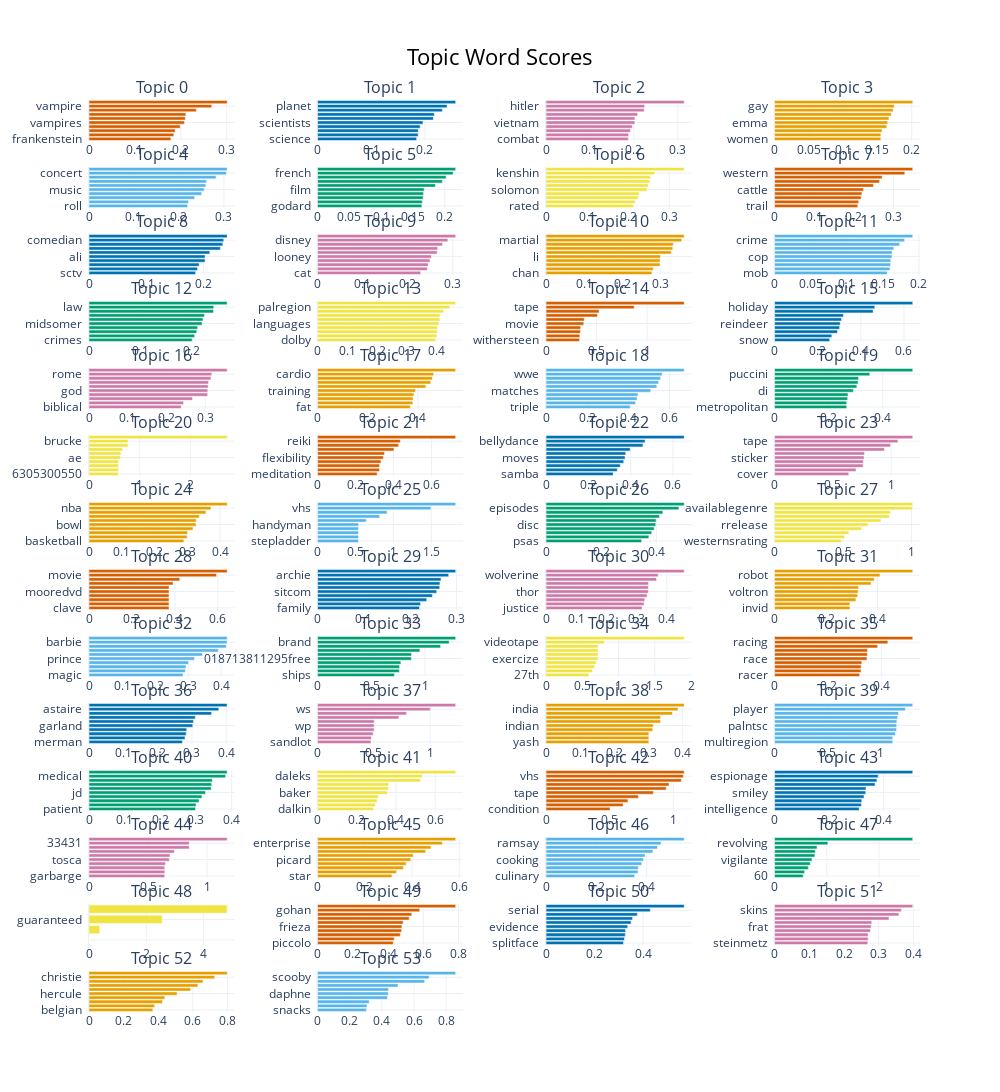

The code cell stored with this chart in its notebook:
### Code cell
fig = topic_model.visualize_barchart(top_n_topics=54, n_words=10)
fig.show()

### Figure 1 — Plotly figure (JSON) as saved in the notebook; plotly's stock layout.template omitted (floating-point values rounded to 4 significant figures)
{"data": [{"marker": {"color": "#D55E00"}, "orientation": "h", "type": "bar", "x": [0.1784, 0.1849, 0.1878, 0.1988, 0.2079, 0.21, 0.211, 0.2339, 0.2675, 0.3011], "xaxis": "x", "y": ["frankenstein  ", "zombie  ", "lugosi  ", "zombies  ", "vampires  ", "blood  ", "dead  ", "dracula  ", "vampire  ", "horror  "], "yaxis": "y"}, {"marker": {"color": "#0072B2"}, "orientation": "h", "type": "bar", "x": [0.1845, 0.1874, 0.1876, 0.191, 0.1964, 0.2156, 0.2173, 0.2323, 0.2412, 0.2572], "xaxis": "x2", "y": ["science  ", "sea  ", "scifi  ", "universe  ", "scientists  ", "stargate  ", "alien  ", "space  ", "planet  ", "earth  "], "yaxis": "y2"}, {"marker": {"color": "#CC79A7"}, "orientation": "h", "type": "bar", "x": [0.1872, 0.188, 0.192, 0.1963, 0.2022, 0.2024, 0.2087, 0.2234, 0.2245, 0.3145], "xaxis": "x3", "y": ["combat  ", "911  ", "documentary  ", "iraq  ", "vietnam  ", "ii  ", "nazi  ", "soldiers  ", "hitler  ", "war  "], "yaxis": "y3"}, {"marker": {"color": "#E69F00"}, "orientation": "h", "type": "bar", "x": [0.155, 0.155, 0.1567, 0.1636, 0.165, 0.1667, 0.1704, 0.173, 0.1746, 0.2015], "xaxis": "x4", "y": ["women  ", "life  ", "cranford  ", "woman  ", "emma  ", "jane  ", "austen  ", "mother  ", "gay  ", "love  "], "yaxis": "y4"}, {"marker": {"color": "#56B4E9"}, "orientation": "h", "type": "bar", "x": [0.2192, 0.2211, 0.2348, 0.2505, 0.2562, 0.2599, 0.2615, 0.2826, 0.3055, 0.3072], "xaxis": "x5", "y": ["roll  ", "beatles  ", "tour  ", "live  ", "music  ", "songs  ", "album  ", "rock  ", "concert  ", "band  "], "yaxis": "y5"}, {"marker": {"color": "#009E73"}, "orientation": "h", "type": "bar", "x": [0.1639, 0.1647, 0.1661, 0.1665, 0.1676, 0.1853, 0.1962, 0.2021, 0.2131, 0.2171], "xaxis": "x6", "y": ["godard  ", "italy  ", "emmanuelle  ", "pedro  ", "film  ", "sistema  ", "fellini  ", "italian  ", "french  ", "el  "], "yaxis": "y6"}, {"marker": {"color": "#F0E442"}, "orientation": "h", "type": "bar", "x": [0.2125, 0.2168, 0.2247, 0.2268, 0.2465, 0.249, 0.253, 0.2539, 0.2648, 0.3364], "xaxis": "x7", "y": ["rated  ", "tenchi  ", "violence  ", "tokyo  ", "solomon  ", "japan  ", "japanese  ", "kurosawa  ", "kenshin  ", "samurai  "], "yaxis": "y7"}, {"marker": {"color": "#D55E00"}, "orientation": "h", "type": "bar", "x": [0.2099, 0.2122, 0.2183, 0.2203, 0.2247, 0.2497, 0.265, 0.2714, 0.3285, 0.3487], "xaxis": "x8", "y": ["trail  ", "stagecoach  ", "texas  ", "frontier  ", "cattle  ", "westerns  ", "ford  ", "west  ", "western  ", "wayne  "], "yaxis": "y8"}, {"marker": {"color": "#0072B2"}, "orientation": "h", "type": "bar", "x": [0.1861, 0.1893, 0.1922, 0.2025, 0.2026, 0.2108, 0.2292, 0.2336, 0.2352, 0.2411], "xaxis": "x9", "y": ["sctv  ", "funny  ", "sketches  ", "snl  ", "ali  ", "carlin  ", "comedians  ", "standup  ", "comedian  ", "comedy  "], "yaxis": "y9"}, {"marker": {"color": "#CC79A7"}, "orientation": "h", "type": "bar", "x": [0.2287, 0.2435, 0.2453, 0.2494, 0.2526, 0.2653, 0.2664, 0.2774, 0.289, 0.3064], "xaxis": "x10", "y": ["cat  ", "shorts  ", "mickey  ", "duck  ", "looney  ", "dog  ", "mouse  ", "cartoon  ", "disney  ", "cartoons  "], "yaxis": "y10"}, {"marker": {"color": "#E69F00"}, "orientation": "h", "type": "bar", "x": [0.2785, 0.282, 0.2998, 0.2999, 0.3011, 0.3294, 0.3333, 0.3346, 0.3568, 0.3634], "xaxis": "x11", "y": ["chan  ", "china  ", "chinese  ", "kong  ", "li  ", "arts  ", "kung  ", "hong  ", "martial  ", "fu  "], "yaxis": "y11"}, {"marker": {"color": "#56B4E9"}, "orientation": "h", "type": "bar", "x": [0.1561, 0.1598, 0.1606, 0.1611, 0.1627, 0.1629, 0.1652, 0.1733, 0.1802, 0.1915], "xaxis": "x12", "y": ["mob  ", "cusack  ", "quentin  ", "tarantino  ", "cop  ", "mcclane  ", "cassavetes  ", "gangster  ", "crime  ", "scorsese  "], "yaxis": "y12"}, {"marker": {"color": "#009E73"}, "orientation": "h", "type": "bar", "x": [0.2007, 0.2055, 0.2096, 0.2113, 0.2202, 0.2219, 0.2247, 0.2424, 0.2427, 0.2688], "xaxis": "x13", "y": ["crimes  ", "mysteries  ", "crime  ", "cop  ", "midsomer  ", "police  ", "cases  ", "foyle  ", "law  ", "detective  "], "yaxis": "y13"}, {"marker": {"color": "#F0E442"}, "orientation": "h", "type": "bar", "x": [0.3952, 0.3999, 0.401, 0.4016, 0.4078, 0.4103, 0.411, 0.4226, 0.4436, 0.4633], "xaxis": "x14", "y": ["dolby  ", "subtitles  ", "palntsc  ", "usacanada  ", "languages  ", "multiregion  ", "menu  ", "synopsis  ", "palregion  ", "player  "], "yaxis": "y14"}, {"marker": {"color": "#D55E00"}, "orientation": "h", "type": "bar", "x": [0.3309, 0.3339, 0.34, 0.3423, 0.3731, 0.3775, 0.508, 0.5249, 0.8713, 1.366], "xaxis": "x15", "y": ["withersteen  ", "1992  ", "format  ", "video  ", "movie  ", "paramount  ", "binding  ", "vintage  ", "tape  ", "vhs  "], "yaxis": "y15"}, {"marker": {"color": "#0072B2"}, "orientation": "h", "type": "bar", "x": [0.2556, 0.2655, 0.2914, 0.3015, 0.3043, 0.3106, 0.3193, 0.4569, 0.4647, 0.6406], "xaxis": "x16", "y": ["snow  ", "rudolph  ", "holidays  ", "caillou  ", "reindeer  ", "frosty  ", "claus  ", "santa  ", "holiday  ", "christmas  "], "yaxis": "y16"}, {"marker": {"color": "#CC79A7"}, "orientation": "h", "type": "bar", "x": [0.238, 0.2442, 0.2673, 0.3063, 0.3066, 0.3076, 0.3084, 0.3147, 0.3168, 0.3566], "xaxis": "x17", "y": ["biblical  ", "faith  ", "ancient  ", "empire  ", "god  ", "christ  ", "roman  ", "bible  ", "rome  ", "jesus  "], "yaxis": "y17"}, {"marker": {"color": "#E69F00"}, "orientation": "h", "type": "bar", "x": [0.3694, 0.3794, 0.3805, 0.3838, 0.3909, 0.4315, 0.4508, 0.4574, 0.4624, 0.5502], "xaxis": "x18", "y": ["fat  ", "firm  ", "exercises  ", "abs  ", "training  ", "workouts  ", "body  ", "fitness  ", "cardio  ", "workout  "], "yaxis": "y18"}, {"marker": {"color": "#56B4E9"}, "orientation": "h", "type": "bar", "x": [0.4092, 0.4354, 0.4422, 0.447, 0.5089, 0.5386, 0.5472, 0.5563, 0.5642, 0.6716], "xaxis": "x19", "y": ["triple  ", "wrestlemania  ", "wwf  ", "ecw  ", "matches  ", "match  ", "championship  ", "wrestling  ", "wwe  ", "vs  "], "yaxis": "y19"}, {"marker": {"color": "#009E73"}, "orientation": "h", "type": "bar", "x": [0.2669, 0.267, 0.2705, 0.2719, 0.2915, 0.3046, 0.3091, 0.3109, 0.3523, 0.5113], "xaxis": "x20", "y": ["metropolitan  ", "soprano  ", "il  ", "conductor  ", "di  ", "verdi  ", "orchestra  ", "production  ", "puccini  ", "opera  "], "yaxis": "y20"}, {"marker": {"color": "#F0E442"}, "orientation": "h", "type": "bar", "x": [0.5813, 0.5813, 0.5813, 0.5813, 0.6215, 0.6271, 0.6641, 0.7694, 0.7694, 2.726], "xaxis": "x21", "y": ["6305300550  ", "topsy  ", "roujin  ", "turvy  ", "ae  ", "titan  ", "primate  ", "killdozer  ", "brucke  ", "vhs  "], "yaxis": "y21"}, {"marker": {"color": "#D55E00"}, "orientation": "h", "type": "bar", "x": [0.314, 0.3262, 0.3268, 0.3341, 0.3468, 0.3529, 0.4025, 0.4271, 0.4362, 0.7275], "xaxis": "x22", "y": ["meditation  ", "attunement  ", "stress  ", "body  ", "flexibility  ", "healing  ", "poses  ", "practice  ", "reiki  ", "yoga  "], "yaxis": "y22"}, {"marker": {"color": "#0072B2"}, "orientation": "h", "type": "bar", "x": [0.3174, 0.3369, 0.3511, 0.3675, 0.3737, 0.3769, 0.398, 0.4583, 0.4686, 0.6535], "xaxis": "x23", "y": ["samba  ", "tribal  ", "steps  ", "workout  ", "moves  ", "combinations  ", "salsa  ", "belly  ", "bellydance  ", "dance  "], "yaxis": "y23"}, {"marker": {"color": "#CC79A7"}, "orientation": "h", "type": "bar", "x": [0.6361, 0.6983, 0.7599, 0.7616, 0.7669, 0.7713, 0.9421, 0.9948, 1.058, 1.185], "xaxis": "x24", "y": ["cover  ", "case  ", "box  ", "stickers  ", "sticker  ", "vhs  ", "wear  ", "rental  ", "tape  ", "condition  "], "yaxis": "y24"}, {"marker": {"color": "#E69F00"}, "orientation": "h", "type": "bar", "x": [0.2898, 0.2991, 0.3006, 0.3174, 0.327, 0.3272, 0.3371, 0.3569, 0.3724, 0.4218], "xaxis": "x25", "y": ["basketball  ", "yankees  ", "football  ", "league  ", "bowl  ", "ewing  ", "nfl  ", "game  ", "nba  ", "baseball  "], "yaxis": "y25"}, {"marker": {"color": "#56B4E9"}, "orientation": "h", "type": "bar", "x": [0.5402, 0.5402, 0.5402, 0.5402, 0.5417, 0.6425, 0.8198, 0.9164, 1.495, 1.822], "xaxis": "x26", "y": ["stepladder  ", "paddlewheel  ", "ducts  ", "pontoon  ", "handyman  ", "taping  ", "ducttape  ", "duct  ", "vhs  ", "tape  "], "yaxis": "y26"}, {"marker": {"color": "#009E73"}, "orientation": "h", "type": "bar", "x": [0.3462, 0.3722, 0.3826, 0.3916, 0.3973, 0.3986, 0.4107, 0.4229, 0.4811, 0.5003], "xaxis": "x27", "y": ["psas  ", "creatorexecutive  ", "backgiftsetviva  ", "season  ", "disc  ", "deleted  ", "clips  ", "seasons  ", "episodes  ", "rvb  "], "yaxis": "y27"}, {"marker": {"color": "#F0E442"}, "orientation": "h", "type": "bar", "x": [0.4874, 0.5116, 0.5424, 0.6367, 0.6832, 0.7766, 0.8393, 0.8455, 1.007, 1.009], "xaxis": "x28", "y": ["westernsrating  ", "dramarating  ", "filmdramarating  ", "unrelease  ", "rrelease  ", "description  ", "nrrelease  ", "date  ", "availablegenre  ", "type  "], "yaxis": "y28"}, {"marker": {"color": "#D55E00"}, "orientation": "h", "type": "bar", "x": [0.3725, 0.3725, 0.3725, 0.3725, 0.3725, 0.3725, 0.3914, 0.4225, 0.594, 0.6433], "xaxis": "x29", "y": ["clave  ", "vagabundos  ", "pantaleon  ", "pb  ", "mooredvd  ", "000799409701  ", "fireplace  ", "sony  ", "movie  ", "dvd  "], "yaxis": "y29"}, {"marker": {"color": "#0072B2"}, "orientation": "h", "type": "bar", "x": [0.22, 0.2222, 0.2356, 0.248, 0.2572, 0.2637, 0.2642, 0.2665, 0.283, 0.2982], "xaxis": "x30", "y": ["family  ", "sheldon  ", "jeffersons  ", "season  ", "sitcom  ", "patty  ", "punky  ", "richie  ", "archie  ", "sanford  "], "yaxis": "y30"}, {"marker": {"color": "#CC79A7"}, "orientation": "h", "type": "bar", "x": [0.318, 0.3248, 0.3268, 0.3346, 0.3389, 0.3389, 0.3396, 0.366, 0.3713, 0.4576], "xaxis": "x31", "y": ["justice  ", "superheroes  ", "marvel  ", "superhero  ", "thor  ", "comics  ", "super  ", "xmen  ", "wolverine  ", "hulk  "], "yaxis": "y31"}, {"marker": {"color": "#E69F00"}, "orientation": "h", "type": "bar", "x": [0.2928, 0.2928, 0.3159, 0.323, 0.325, 0.3264, 0.3747, 0.3873, 0.4097, 0.5368], "xaxis": "x32", "y": ["invid  ", "optimus  ", "mospeada  ", "decepticons  ", "voltron  ", "autobots  ", "macross  ", "transformers  ", "robot  ", "robotech  "], "yaxis": "y32"}, {"marker": {"color": "#56B4E9"}, "orientation": "h", "type": "bar", "x": [0.2847, 0.2918, 0.2935, 0.3011, 0.3191, 0.3437, 0.3916, 0.4158, 0.4182, 0.4182], "xaxis": "x33", "y": ["magic  ", "princesses  ", "alice  ", "wonderland  ", "prince  ", "disney  ", "princess  ", "fairy  ", "barbie  ", "cinderella  "], "yaxis": "y33"}, {"marker": {"color": "#009E73"}, "orientation": "h", "type": "bar", "x": [0.7146, 0.7612, 0.7631, 0.7752, 0.8732, 0.8743, 0.952, 1.144, 1.224, 1.285], "xaxis": "x34", "y": ["ships  ", "shipper  ", "1st  ", "upgrade  ", "018713811295free  ", "wrap  ", "shipping  ", "factory  ", "brand  ", "sealed  "], "yaxis": "y34"}, {"marker": {"color": "#F0E442"}, "orientation": "h", "type": "bar", "x": [0.5904, 0.6395, 0.6683, 0.692, 0.7174, 0.7174, 0.7174, 0.7174, 0.8045, 1.905], "xaxis": "x35", "y": ["27th  ", "dagon  ", "cowell  ", "video  ", "exercize  ", "90013  ", "ownerlike  ", "timeone  ", "videotape  ", "vhs  "], "yaxis": "y35"}, {"marker": {"color": "#D55E00"}, "orientation": "h", "type": "bar", "x": [0.3182, 0.3236, 0.324, 0.3265, 0.346, 0.3474, 0.3478, 0.3856, 0.4239, 0.517], "xaxis": "x36", "y": ["racer  ", "wheels  ", "truck  ", "car  ", "race  ", "speed  ", "nascar  ", "cars  ", "racing  ", "herbie  "], "yaxis": "y36"}, {"marker": {"color": "#0072B2"}, "orientation": "h", "type": "bar", "x": [0.2721, 0.2798, 0.2832, 0.2848, 0.3025, 0.3044, 0.3097, 0.3573, 0.3785, 0.4027], "xaxis": "x37", "y": ["merman  ", "hope  ", "musicals  ", "mame  ", "garland  ", "musical  ", "broadway  ", "bing  ", "astaire  ", "crosby  "], "yaxis": "y37"}, {"marker": {"color": "#CC79A7"}, "orientation": "h", "type": "bar", "x": [0.4745, 0.4785, 0.4936, 0.5024, 0.503, 0.503, 0.7225, 0.7909, 1.001, 1.226], "xaxis": "x38", "y": ["sandlot  ", "nerds  ", "discs  ", "disk  ", "wp  ", "ghoulies  ", "ssn  ", "moto  ", "ws  ", "disc  "], "yaxis": "y38"}, {"marker": {"color": "#E69F00"}, "orientation": "h", "type": "bar", "x": [0.3017, 0.3017, 0.3017, 0.3132, 0.3146, 0.3359, 0.3361, 0.3712, 0.3871, 0.4055], "xaxis": "x39", "y": ["yash  ", "ramar  ", "siddhartha  ", "apu  ", "indian  ", "kapoor  ", "raj  ", "prem  ", "india  ", "khan  "], "yaxis": "y39"}, {"marker": {"color": "#56B4E9"}, "orientation": "h", "type": "bar", "x": [1.11, 1.111, 1.136, 1.147, 1.148, 1.15, 1.157, 1.165, 1.229, 1.299], "xaxis": "x40", "y": ["multiregion  ", "review  ", "sealed  ", "usacanada  ", "palntsc  ", "description  ", "quick  ", "shipping  ", "player  ", "request  "], "yaxis": "y40"}, {"marker": {"color": "#009E73"}, "orientation": "h", "type": "bar", "x": [0.2986, 0.3001, 0.3088, 0.3167, 0.3268, 0.3427, 0.3441, 0.3458, 0.383, 0.3874], "xaxis": "x41", "y": ["patient  ", "grey  ", "dr  ", "patients  ", "jd  ", "hospital  ", "scrubs  ", "doctors  ", "medical  ", "er  "], "yaxis": "y41"}, {"marker": {"color": "#F0E442"}, "orientation": "h", "type": "bar", "x": [0.285, 0.2954, 0.3036, 0.31, 0.3562, 0.3609, 0.3627, 0.5255, 0.5335, 0.7045], "xaxis": "x42", "y": ["dalkin  ", "companions  ", "bbc  ", "eps  ", "baker  ", "torchwood  ", "hartnell  ", "tardis  ", "daleks  ", "doctor  "], "yaxis": "y42"}, {"marker": {"color": "#D55E00"}, "orientation": "h", "type": "bar", "x": [0.5033, 0.6058, 0.644, 0.7262, 0.8443, 0.9453, 0.9675, 1.064, 1.081, 1.087], "xaxis": "x43", "y": ["condition  ", "t5  ", "factory  ", "brand  ", "tape  ", "fast  ", "sealed  ", "shown  ", "vhs  ", "shipping  "], "yaxis": "y43"}, {"marker": {"color": "#0072B2"}, "orientation": "h", "type": "bar", "x": [0.3102, 0.3186, 0.32, 0.3282, 0.3345, 0.3354, 0.3687, 0.3754, 0.3801, 0.5068], "xaxis": "x44", "y": ["intelligence  ", "sadim  ", "kgb  ", "agents  ", "smiley  ", "shayne  ", "callan  ", "cia  ", "espionage  ", "spy  "], "yaxis": "y44"}, {"marker": {"color": "#CC79A7"}, "orientation": "h", "type": "bar", "x": [0.6417, 0.6417, 0.6417, 0.6481, 0.6802, 0.686, 0.7231, 0.8493, 0.8493, 1.17], "xaxis": "x45", "y": ["garbarge  ", "olympiclike  ", "parsifal  ", "namesake  ", "tosca  ", "pictured  ", "eros  ", "juive  ", "33431  ", "dvd  "], "yaxis": "y45"}, {"marker": {"color": "#E69F00"}, "orientation": "h", "type": "bar", "x": [0.315, 0.3346, 0.3642, 0.3751, 0.3951, 0.405, 0.4578, 0.48, 0.5286, 0.5848], "xaxis": "x46", "y": ["star  ", "starfleet  ", "shatner  ", "voyager  ", "picard  ", "borg  ", "spock  ", "kirk  ", "enterprise  ", "trek  "], "yaxis": "y46"}, {"marker": {"color": "#56B4E9"}, "orientation": "h", "type": "bar", "x": [0.3519, 0.3654, 0.3664, 0.3803, 0.3867, 0.3936, 0.4247, 0.4426, 0.4568, 0.549], "xaxis": "x47", "y": ["culinary  ", "restaurants  ", "bourdain  ", "blackstock  ", "cooking  ", "obesity  ", "kitchen  ", "chef  ", "ramsay  ", "food  "], "yaxis": "y47"}, {"marker": {"color": "#009E73"}, "orientation": "h", "type": "bar", "x": [0.5476, 0.5744, 0.6463, 0.6824, 0.7158, 0.7722, 0.7803, 0.8123, 1.021, 2.644], "xaxis": "x48", "y": ["60  ", "legal  ", "state  ", "ski  ", "vigilante  ", "mid  ", "remake  ", "secretary  ", "revolving  ", "drama  "], "yaxis": "y48"}, {"marker": {"color": "#F0E442"}, "orientation": "h", "type": "bar", "x": [1e-05, 1e-05, 1e-05, 1e-05, 1e-05, 1e-05, 1e-05, 0.3762, 2.555, 4.82], "xaxis": "x49", "y": ["  ", "  ", "  ", "  ", "  ", "  ", "  ", "school  ", "guaranteed  ", "print  "], "yaxis": "y49"}, {"marker": {"color": "#D55E00"}, "orientation": "h", "type": "bar", "x": [0.4298, 0.4352, 0.4696, 0.4765, 0.4786, 0.4856, 0.5199, 0.5348, 0.5799, 0.7836], "xaxis": "x50", "y": ["piccolo  ", "buu  ", "saiyan  ", "trunks  ", "frieza  ", "vegeta  ", "dragon  ", "pokmon  ", "gohan  ", "goku  "], "yaxis": "y50"}, {"marker": {"color": "#0072B2"}, "orientation": "h", "type": "bar", "x": [0.3191, 0.3233, 0.3269, 0.3279, 0.3367, 0.3507, 0.3568, 0.3766, 0.4298, 0.5697], "xaxis": "x51", "y": ["splitface  ", "murder  ", "mocello  ", "convicted  ", "evidence  ", "killer  ", "ledda  ", "wrongful  ", "serial  ", "bundy  "], "yaxis": "y51"}, {"marker": {"color": "#CC79A7"}, "orientation": "h", "type": "bar", "x": [0.2683, 0.2693, 0.2694, 0.2759, 0.2781, 0.2798, 0.3295, 0.3579, 0.3651, 0.3977], "xaxis": "x52", "y": ["steinmetz  ", "high  ", "sydney  ", "girls  ", "frat  ", "teen  ", "nerds  ", "school  ", "skins  ", "sorority  "], "yaxis": "y52"}, {"marker": {"color": "#E69F00"}, "orientation": "h", "type": "bar", "x": [0.369, 0.3797, 0.4242, 0.4384, 0.5093, 0.5868, 0.6296, 0.6589, 0.7263, 0.7985], "xaxis": "x53", "y": ["belgian  ", "hickson  ", "hastings  ", "miss  ", "hercule  ", "suchet  ", "marple  ", "agatha  ", "christie  ", "poirot  "], "yaxis": "y53"}, {"marker": {"color": "#56B4E9"}, "orientation": "h", "type": "bar", "x": [0.3039, 0.3069, 0.3213, 0.4349, 0.4401, 0.442, 0.5002, 0.6662, 0.694, 0.8592], "xaxis": "x54", "y": ["snacks  ", "doo  ", "dynomutt  ", "mystery  ", "daphne  ", "gang  ", "velma  ", "shaggy  ", "scooby  ", "scoobydoo  "], "yaxis": "y54"}], "layout": {"annotations": [{"font": {"size": 16}, "showarrow": false, "text": "Topic 0", "x": 0.0875, "xanchor": "center", "xref": "paper", "y": 1, "yanchor": "bottom", "yref": "paper"}, {"font": {"size": 16}, "showarrow": false, "text": "Topic 1", "x": 0.3625, "xanchor": "center", "xref": "paper", "y": 1, "yanchor": "bottom", "yref": "paper"}, {"font": {"size": 16}, "showarrow": false, "text": "Topic 2", "x": 0.6375, "xanchor": "center", "xref": "paper", "y": 1, "yanchor": "bottom", "yref": "paper"}, {"font": {"size": 16}, "showarrow": false, "text": "Topic 3", "x": 0.9125, "xanchor": "center", "xref": "paper", "y": 1, "yanchor": "bottom", "yref": "paper"}, {"font": {"size": 16}, "showarrow": false, "text": "Topic 4", "x": 0.0875, "xanchor": "center", "xref": "paper", "y": 0.9265, "yanchor": "bottom", "yref": "paper"}, {"font": {"size": 16}, "showarrow": false, "text": "Topic 5", "x": 0.3625, "xanchor": "center", "xref": "paper", "y": 0.9265, "yanchor": "bottom", "yref": "paper"}, {"font": {"size": 16}, "showarrow": false, "text": "Topic 6", "x": 0.6375, "xanchor": "center", "xref": "paper", "y": 0.9265, "yanchor": "bottom", "yref": "paper"}, {"font": {"size": 16}, "showarrow": false, "text": "Topic 7", "x": 0.9125, "xanchor": "center", "xref": "paper", "y": 0.9265, "yanchor": "bottom", "yref": "paper"}, {"font": {"size": 16}, "showarrow": false, "text": "Topic 8", "x": 0.0875, "xanchor": "center", "xref": "paper", "y": 0.8531, "yanchor": "bottom", "yref": "paper"}, {"font": {"size": 16}, "showarrow": false, "text": "Topic 9", "x": 0.3625, "xanchor": "center", "xref": "paper", "y": 0.8531, "yanchor": "bottom", "yref": "paper"}, {"font": {"size": 16}, "showarrow": false, "text": "Topic 10", "x": 0.6375, "xanchor": "center", "xref": "paper", "y": 0.8531, "yanchor": "bottom", "yref": "paper"}, {"font": {"size": 16}, "showarrow": false, "text": "Topic 11", "x": 0.9125, "xanchor": "center", "xref": "paper", "y": 0.8531, "yanchor": "bottom", "yref": "paper"}, {"font": {"size": 16}, "showarrow": false, "text": "Topic 12", "x": 0.0875, "xanchor": "center", "xref": "paper", "y": 0.7796, "yanchor": "bottom", "yref": "paper"}, {"font": {"size": 16}, "showarrow": false, "text": "Topic 13", "x": 0.3625, "xanchor": "center", "xref": "paper", "y": 0.7796, "yanchor": "bottom", "yref": "paper"}, {"font": {"size": 16}, "showarrow": false, "text": "Topic 14", "x": 0.6375, "xanchor": "center", "xref": "paper", "y": 0.7796, "yanchor": "bottom", "yref": "paper"}, {"font": {"size": 16}, "showarrow": false, "text": "Topic 15", "x": 0.9125, "xanchor": "center", "xref": "paper", "y": 0.7796, "yanchor": "bottom", "yref": "paper"}, {"font": {"size": 16}, "showarrow": false, "text": "Topic 16", "x": 0.0875, "xanchor": "center", "xref": "paper", "y": 0.7061, "yanchor": "bottom", "yref": "paper"}, {"font": {"size": 16}, "showarrow": false, "text": "Topic 17", "x": 0.3625, "xanchor": "center", "xref": "paper", "y": 0.7061, "yanchor": "bottom", "yref": "paper"}, {"font": {"size": 16}, "showarrow": false, "text": "Topic 18", "x": 0.6375, "xanchor": "center", "xref": "paper", "y": 0.7061, "yanchor": "bottom", "yref": "paper"}, {"font": {"size": 16}, "showarrow": false, "text": "Topic 19", "x": 0.9125, "xanchor": "center", "xref": "paper", "y": 0.7061, "yanchor": "bottom", "yref": "paper"}, {"font": {"size": 16}, "showarrow": false, "text": "Topic 20", "x": 0.0875, "xanchor": "center", "xref": "paper", "y": 0.6327, "yanchor": "bottom", "yref": "paper"}, {"font": {"size": 16}, "showarrow": false, "text": "Topic 21", "x": 0.3625, "xanchor": "center", "xref": "paper", "y": 0.6327, "yanchor": "bottom", "yref": "paper"}, {"font": {"size": 16}, "showarrow": false, "text": "Topic 22", "x": 0.6375, "xanchor": "center", "xref": "paper", "y": 0.6327, "yanchor": "bottom", "yref": "paper"}, {"font": {"size": 16}, "showarrow": false, "text": "Topic 23", "x": 0.9125, "xanchor": "center", "xref": "paper", "y": 0.6327, "yanchor": "bottom", "yref": "paper"}, {"font": {"size": 16}, "showarrow": false, "text": "Topic 24", "x": 0.0875, "xanchor": "center", "xref": "paper", "y": 0.5592, "yanchor": "bottom", "yref": "paper"}, {"font": {"size": 16}, "showarrow": false, "text": "Topic 25", "x": 0.3625, "xanchor": "center", "xref": "paper", "y": 0.5592, "yanchor": "bottom", "yref": "paper"}, {"font": {"size": 16}, "showarrow": false, "text": "Topic 26", "x": 0.6375, "xanchor": "center", "xref": "paper", "y": 0.5592, "yanchor": "bottom", "yref": "paper"}, {"font": {"size": 16}, "showarrow": false, "text": "Topic 27", "x": 0.9125, "xanchor": "center", "xref": "paper", "y": 0.5592, "yanchor": "bottom", "yref": "paper"}, {"font": {"size": 16}, "showarrow": false, "text": "Topic 28", "x": 0.0875, "xanchor": "center", "xref": "paper", "y": 0.4857, "yanchor": "bottom", "yref": "paper"}, {"font": {"size": 16}, "showarrow": false, "text": "Topic 29", "x": 0.3625, "xanchor": "center", "xref": "paper", "y": 0.4857, "yanchor": "bottom", "yref": "paper"}, {"font": {"size": 16}, "showarrow": false, "text": "Topic 30", "x": 0.6375, "xanchor": "center", "xref": "paper", "y": 0.4857, "yanchor": "bottom", "yref": "paper"}, {"font": {"size": 16}, "showarrow": false, "text": "Topic 31", "x": 0.9125, "xanchor": "center", "xref": "paper", "y": 0.4857, "yanchor": "bottom", "yref": "paper"}, {"font": {"size": 16}, "showarrow": false, "text": "Topic 32", "x": 0.0875, "xanchor": "center", "xref": "paper", "y": 0.4122, "yanchor": "bottom", "yref": "paper"}, {"font": {"size": 16}, "showarrow": false, "text": "Topic 33", "x": 0.3625, "xanchor": "center", "xref": "paper", "y": 0.4122, "yanchor": "bottom", "yref": "paper"}, {"font": {"size": 16}, "showarrow": false, "text": "Topic 34", "x": 0.6375, "xanchor": "center", "xref": "paper", "y": 0.4122, "yanchor": "bottom", "yref": "paper"}, {"font": {"size": 16}, "showarrow": false, "text": "Topic 35", "x": 0.9125, "xanchor": "center", "xref": "paper", "y": 0.4122, "yanchor": "bottom", "yref": "paper"}, {"font": {"size": 16}, "showarrow": false, "text": "Topic 36", "x": 0.0875, "xanchor": "center", "xref": "paper", "y": 0.3388, "yanchor": "bottom", "yref": "paper"}, {"font": {"size": 16}, "showarrow": false, "text": "Topic 37", "x": 0.3625, "xanchor": "center", "xref": "paper", "y": 0.3388, "yanchor": "bottom", "yref": "paper"}, {"font": {"size": 16}, "showarrow": false, "text": "Topic 38", "x": 0.6375, "xanchor": "center", "xref": "paper", "y": 0.3388, "yanchor": "bottom", "yref": "paper"}, {"font": {"size": 16}, "showarrow": false, "text": "Topic 39", "x": 0.9125, "xanchor": "center", "xref": "paper", "y": 0.3388, "yanchor": "bottom", "yref": "paper"}, {"font": {"size": 16}, "showarrow": false, "text": "Topic 40", "x": 0.0875, "xanchor": "center", "xref": "paper", "y": 0.2653, "yanchor": "bottom", "yref": "paper"}, {"font": {"size": 16}, "showarrow": false, "text": "Topic 41", "x": 0.3625, "xanchor": "center", "xref": "paper", "y": 0.2653, "yanchor": "bottom", "yref": "paper"}, {"font": {"size": 16}, "showarrow": false, "text": "Topic 42", "x": 0.6375, "xanchor": "center", "xref": "paper", "y": 0.2653, "yanchor": "bottom", "yref": "paper"}, {"font": {"size": 16}, "showarrow": false, "text": "Topic 43", "x": 0.9125, "xanchor": "center", "xref": "paper", "y": 0.2653, "yanchor": "bottom", "yref": "paper"}, {"font": {"size": 16}, "showarrow": false, "text": "Topic 44", "x": 0.0875, "xanchor": "center", "xref": "paper", "y": 0.1918, "yanchor": "bottom", "yref": "paper"}, {"font": {"size": 16}, "showarrow": false, "text": "Topic 45", "x": 0.3625, "xanchor": "center", "xref": "paper", "y": 0.1918, "yanchor": "bottom", "yref": "paper"}, {"font": {"size": 16}, "showarrow": false, "text": "Topic 46", "x": 0.6375, "xanchor": "center", "xref": "paper", "y": 0.1918, "yanchor": "bottom", "yref": "paper"}, {"font": {"size": 16}, "showarrow": false, "text": "Topic 47", "x": 0.9125, "xanchor": "center", "xref": "paper", "y": 0.1918, "yanchor": "bottom", "yref": "paper"}, {"font": {"size": 16}, "showarrow": false, "text": "Topic 48", "x": 0.0875, "xanchor": "center", "xref": "paper", "y": 0.1184, "yanchor": "bottom", "yref": "paper"}, {"font": {"size": 16}, "showarrow": false, "text": "Topic 49", "x": 0.3625, "xanchor": "center", "xref": "paper", "y": 0.1184, "yanchor": "bottom", "yref": "paper"}, {"font": {"size": 16}, "showarrow": false, "text": "Topic 50", "x": 0.6375, "xanchor": "center", "xref": "paper", "y": 0.1184, "yanchor": "bottom", "yref": "paper"}, {"font": {"size": 16}, "showarrow": false, "text": "Topic 51", "x": 0.9125, "xanchor": "center", "xref": "paper", "y": 0.1184, "yanchor": "bottom", "yref": "paper"}, {"font": {"size": 16}, "showarrow": false, "text": "Topic 52", "x": 0.0875, "xanchor": "center", "xref": "paper", "y": 0.0449, "yanchor": "bottom", "yref": "paper"}, {"font": {"size": 16}, "showarrow": false, "text": "Topic 53", "x": 0.3625, "xanchor": "center", "xref": "paper", "y": 0.0449, "yanchor": "bottom", "yref": "paper"}], "height": 3500, "hoverlabel": {"bgcolor": "white", "font": {"family": "Rockwell", "size": 16}}, "showlegend": false, "title": {"font": {"color": "Black", "size": 22}, "text": "Topic Word Scores", "x": 0.5, "xanchor": "center", "yanchor": "top"}, "width": 1000, "xaxis": {"anchor": "y", "domain": [0, 0.175], "showgrid": true}, "xaxis10": {"anchor": "y10", "domain": [0.275, 0.45], "showgrid": true}, "xaxis11": {"anchor": "y11", "domain": [0.55, 0.725], "showgrid": true}, "xaxis12": {"anchor": "y12", "domain": [0.825, 1], "showgrid": true}, "xaxis13": {"anchor": "y13", "domain": [0, 0.175], "showgrid": true}, "xaxis14": {"anchor": "y14", "domain": [0.275, 0.45], "showgrid": true}, "xaxis15": {"anchor": "y15", "domain": [0.55, 0.725], "showgrid": true}, "xaxis16": {"anchor": "y16", "domain": [0.825, 1], "showgrid": true}, "xaxis17": {"anchor": "y17", "domain": [0, 0.175], "showgrid": true}, "xaxis18": {"anchor": "y18", "domain": [0.275, 0.45], "showgrid": true}, "xaxis19": {"anchor": "y19", "domain": [0.55, 0.725], "showgrid": true}, "xaxis2": {"anchor": "y2", "domain": [0.275, 0.45], "showgrid": true}, "xaxis20": {"anchor": "y20", "domain": [0.825, 1], "showgrid": true}, "xaxis21": {"anchor": "y21", "domain": [0, 0.175], "showgrid": true}, "xaxis22": {"anchor": "y22", "domain": [0.275, 0.45], "showgrid": true}, "xaxis23": {"anchor": "y23", "domain": [0.55, 0.725], "showgrid": true}, "xaxis24": {"anchor": "y24", "domain": [0.825, 1], "showgrid": true}, "xaxis25": {"anchor": "y25", "domain": [0, 0.175], "showgrid": true}, "xaxis26": {"anchor": "y26", "domain": [0.275, 0.45], "showgrid": true}, "xaxis27": {"anchor": "y27", "domain": [0.55, 0.725], "showgrid": true}, "xaxis28": {"anchor": "y28", "domain": [0.825, 1], "showgrid": true}, "xaxis29": {"anchor": "y29", "domain": [0, 0.175], "showgrid": true}, "xaxis3": {"anchor": "y3", "domain": [0.55, 0.725], "showgrid": true}, "xaxis30": {"anchor": "y30", "domain": [0.275, 0.45], "showgrid": true}, "xaxis31": {"anchor": "y31", "domain": [0.55, 0.725], "showgrid": true}, "xaxis32": {"anchor": "y32", "domain": [0.825, 1], "showgrid": true}, "xaxis33": {"anchor": "y33", "domain": [0, 0.175], "showgrid": true}, "xaxis34": {"anchor": "y34", "domain": [0.275, 0.45], "showgrid": true}, "xaxis35": {"anchor": "y35", "domain": [0.55, 0.725], "showgrid": true}, "xaxis36": {"anchor": "y36", "domain": [0.825, 1], "showgrid": true}, "xaxis37": {"anchor": "y37", "domain": [0, 0.175], "showgrid": true}, "xaxis38": {"anchor": "y38", "domain": [0.275, 0.45], "showgrid": true}, "xaxis39": {"anchor": "y39", "domain": [0.55, 0.725], "showgrid": true}, "xaxis4": {"anchor": "y4", "domain": [0.825, 1], "showgrid": true}, "xaxis40": {"anchor": "y40", "domain": [0.825, 1], "showgrid": true}, "xaxis41": {"anchor": "y41", "domain": [0, 0.175], "showgrid": true}, "xaxis42": {"anchor": "y42", "domain": [0.275, 0.45], "showgrid": true}, "xaxis43": {"anchor": "y43", "domain": [0.55, 0.725], "showgrid": true}, "xaxis44": {"anchor": "y44", "domain": [0.825, 1], "showgrid": true}, "xaxis45": {"anchor": "y45", "domain": [0, 0.175], "showgrid": true}, "xaxis46": {"anchor": "y46", "domain": [0.275, 0.45], "showgrid": true}, "xaxis47": {"anchor": "y47", "domain": [0.55, 0.725], "showgrid": true}, "xaxis48": {"anchor": "y48", "domain": [0.825, 1], "showgrid": true}, "xaxis49": {"anchor": "y49", "domain": [0, 0.175], "showgrid": true}, "xaxis5": {"anchor": "y5", "domain": [0, 0.175], "showgrid": true}, "xaxis50": {"anchor": "y50", "domain": [0.275, 0.45], "showgrid": true}, "xaxis51": {"anchor": "y51", "domain": [0.55, 0.725], "showgrid": true}, "xaxis52": {"anchor": "y52", "domain": [0.825, 1], "showgrid": true}, "xaxis53": {"anchor": "y53", "domain": [0, 0.175], "showgrid": true}, "xaxis54": {"anchor": "y54", "domain": [0.275, 0.45], "showgrid": true}, "xaxis55": {"anchor": "y55", "domain": [0.55, 0.725], "showgrid": true}, "xaxis56": {"anchor": "y56", "domain": [0.825, 1], "showgrid": true}, "xaxis6": {"anchor": "y6", "domain": [0.275, 0.45], "showgrid": true}, "xaxis7": {"anchor": "y7", "domain": [0.55, 0.725], "showgrid": true}, "xaxis8": {"anchor": "y8", "domain": [0.825, 1], "showgrid": true}, "xaxis9": {"anchor": "y9", "domain": [0, 0.175], "showgrid": true}, "yaxis": {"anchor": "x", "domain": [0.9551, 1], "showgrid": true}, "yaxis10": {"anchor": "x10", "domain": [0.8082, 0.8531], "showgrid": true}, "yaxis11": {"anchor": "x11", "domain": [0.8082, 0.8531], "showgrid": true}, "yaxis12": {"anchor": "x12", "domain": [0.8082, 0.8531], "showgrid": true}, "yaxis13": {"anchor": "x13", "domain": [0.7347, 0.7796], "showgrid": true}, "yaxis14": {"anchor": "x14", "domain": [0.7347, 0.7796], "showgrid": true}, "yaxis15": {"anchor": "x15", "domain": [0.7347, 0.7796], "showgrid": true}, "yaxis16": {"anchor": "x16", "domain": [0.7347, 0.7796], "showgrid": true}, "yaxis17": {"anchor": "x17", "domain": [0.6612, 0.7061], "showgrid": true}, "yaxis18": {"anchor": "x18", "domain": [0.6612, 0.7061], "showgrid": true}, "yaxis19": {"anchor": "x19", "domain": [0.6612, 0.7061], "showgrid": true}, "yaxis2": {"anchor": "x2", "domain": [0.9551, 1], "showgrid": true}, "yaxis20": {"anchor": "x20", "domain": [0.6612, 0.7061], "showgrid": true}, "yaxis21": {"anchor": "x21", "domain": [0.5878, 0.6327], "showgrid": true}, "yaxis22": {"anchor": "x22", "domain": [0.5878, 0.6327], "showgrid": true}, "yaxis23": {"anchor": "x23", "domain": [0.5878, 0.6327], "showgrid": true}, "yaxis24": {"anchor": "x24", "domain": [0.5878, 0.6327], "showgrid": true}, "yaxis25": {"anchor": "x25", "domain": [0.5143, 0.5592], "showgrid": true}, "yaxis26": {"anchor": "x26", "domain": [0.5143, 0.5592], "showgrid": true}, "yaxis27": {"anchor": "x27", "domain": [0.5143, 0.5592], "showgrid": true}, "yaxis28": {"anchor": "x28", "domain": [0.5143, 0.5592], "showgrid": true}, "yaxis29": {"anchor": "x29", "domain": [0.4408, 0.4857], "showgrid": true}, "yaxis3": {"anchor": "x3", "domain": [0.9551, 1], "showgrid": true}, "yaxis30": {"anchor": "x30", "domain": [0.4408, 0.4857], "showgrid": true}, "yaxis31": {"anchor": "x31", "domain": [0.4408, 0.4857], "showgrid": true}, "yaxis32": {"anchor": "x32", "domain": [0.4408, 0.4857], "showgrid": true}, "yaxis33": {"anchor": "x33", "domain": [0.3673, 0.4122], "showgrid": true}, "yaxis34": {"anchor": "x34", "domain": [0.3673, 0.4122], "showgrid": true}, "yaxis35": {"anchor": "x35", "domain": [0.3673, 0.4122], "showgrid": true}, "yaxis36": {"anchor": "x36", "domain": [0.3673, 0.4122], "showgrid": true}, "yaxis37": {"anchor": "x37", "domain": [0.2939, 0.3388], "showgrid": true}, "yaxis38": {"anchor": "x38", "domain": [0.2939, 0.3388], "showgrid": true}, "yaxis39": {"anchor": "x39", "domain": [0.2939, 0.3388], "showgrid": true}, "yaxis4": {"anchor": "x4", "domain": [0.9551, 1], "showgrid": true}, "yaxis40": {"anchor": "x40", "domain": [0.2939, 0.3388], "showgrid": true}, "yaxis41": {"anchor": "x41", "domain": [0.2204, 0.2653], "showgrid": true}, "yaxis42": {"anchor": "x42", "domain": [0.2204, 0.2653], "showgrid": true}, "yaxis43": {"anchor": "x43", "domain": [0.2204, 0.2653], "showgrid": true}, "yaxis44": {"anchor": "x44", "domain": [0.2204, 0.2653], "showgrid": true}, "yaxis45": {"anchor": "x45", "domain": [0.1469, 0.1918], "showgrid": true}, "yaxis46": {"anchor": "x46", "domain": [0.1469, 0.1918], "showgrid": true}, "yaxis47": {"anchor": "x47", "domain": [0.1469, 0.1918], "showgrid": true}, "yaxis48": {"anchor": "x48", "domain": [0.1469, 0.1918], "showgrid": true}, "yaxis49": {"anchor": "x49", "domain": [0.07347, 0.1184], "showgrid": true}, "yaxis5": {"anchor": "x5", "domain": [0.8816, 0.9265], "showgrid": true}, "yaxis50": {"anchor": "x50", "domain": [0.07347, 0.1184], "showgrid": true}, "yaxis51": {"anchor": "x51", "domain": [0.07347, 0.1184], "showgrid": true}, "yaxis52": {"anchor": "x52", "domain": [0.07347, 0.1184], "showgrid": true}, "yaxis53": {"anchor": "x53", "domain": [0, 0.0449], "showgrid": true}, "yaxis54": {"anchor": "x54", "domain": [0, 0.0449], "showgrid": true}, "yaxis55": {"anchor": "x55", "domain": [0, 0.0449], "showgrid": true}, "yaxis56": {"anchor": "x56", "domain": [0, 0.0449], "showgrid": true}, "yaxis6": {"anchor": "x6", "domain": [0.8816, 0.9265], "showgrid": true}, "yaxis7": {"anchor": "x7", "domain": [0.8816, 0.9265], "showgrid": true}, "yaxis8": {"anchor": "x8", "domain": [0.8816, 0.9265], "showgrid": true}, "yaxis9": {"anchor": "x9", "domain": [0.8082, 0.8531], "showgrid": true}}}
